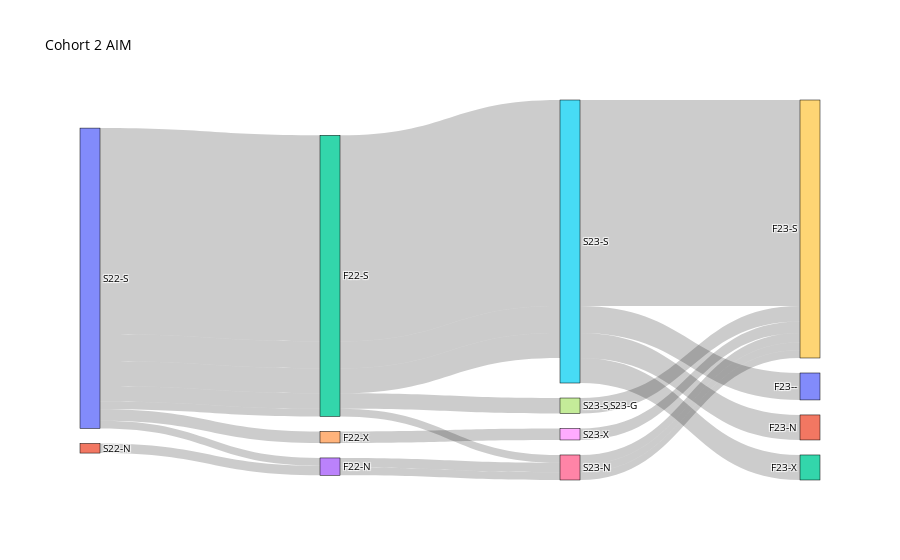

The cell this chart's notebook holds for it:
### Code cell
# AIM CO 2
pd.set_option('display.max_rows', None)
pd.set_option('display.max_columns', None)


fig = go.Figure(data=[go.Sankey(
    node=dict(
        pad=15,
        thickness=20,
        line=dict(color="black", width=0.5),
        label=['S22-S','S22-N','F22-S','F22-N','F22-X','S23-S','S23-N','S23-S,S23-G','S23-X','F23-S','F23--','F23-N','F23-X'],
    ),
    link=dict(
        source=[0,2,5,0,2,5, 0,2,5, 5, 0,2,7,0,4,8,1,3,6,0,3,6,0,2,6],
        target=[2,5,9,2,5,10,2,5,11,12,2,7,9,4,8,9,3,6,9,3,6,9,2,6,9],
        value=[107,107,107,14,14,14,13,13,13,13,8,8,8,6,6,6,5,5,5,4,4,4,4,4,4]  
    ),
)])

# Update layout settings if needed
fig.update_layout(title_text="Cohort 2 AIM",
                  font=dict(size=10, color="black"),
                  )
fig.show()

### Figure 1 — Plotly figure (JSON) as saved in the notebook; plotly's stock layout.template omitted (floating-point values rounded to 4 significant figures)
{"data": [{"link": {"source": [0, 2, 5, 0, 2, 5, 0, 2, 5, 5, 0, 2, 7, 0, 4, 8, 1, 3, 6, 0, 3, 6, 0, 2, 6], "target": [2, 5, 9, 2, 5, 10, 2, 5, 11, 12, 2, 7, 9, 4, 8, 9, 3, 6, 9, 3, 6, 9, 2, 6, 9], "value": [107, 107, 107, 14, 14, 14, 13, 13, 13, 13, 8, 8, 8, 6, 6, 6, 5, 5, 5, 4, 4, 4, 4, 4, 4]}, "node": {"label": ["S22-S", "S22-N", "F22-S", "F22-N", "F22-X", "S23-S", "S23-N", "S23-S,S23-G", "S23-X", "F23-S", "F23--", "F23-N", "F23-X"], "line": {"color": "black", "width": 0.5}, "pad": 15, "thickness": 20}, "type": "sankey"}], "layout": {"autosize": true, "font": {"color": "black", "size": 10}, "title": {"text": "Cohort 2 AIM"}}}
